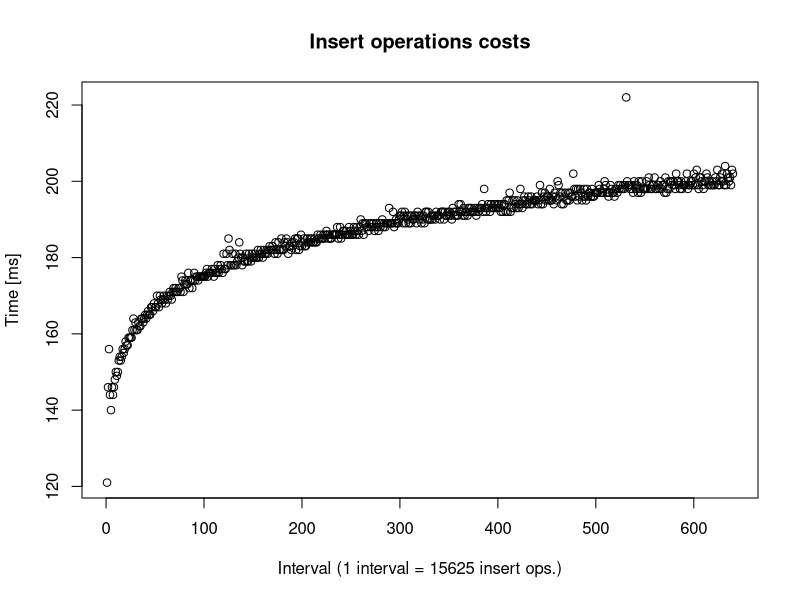
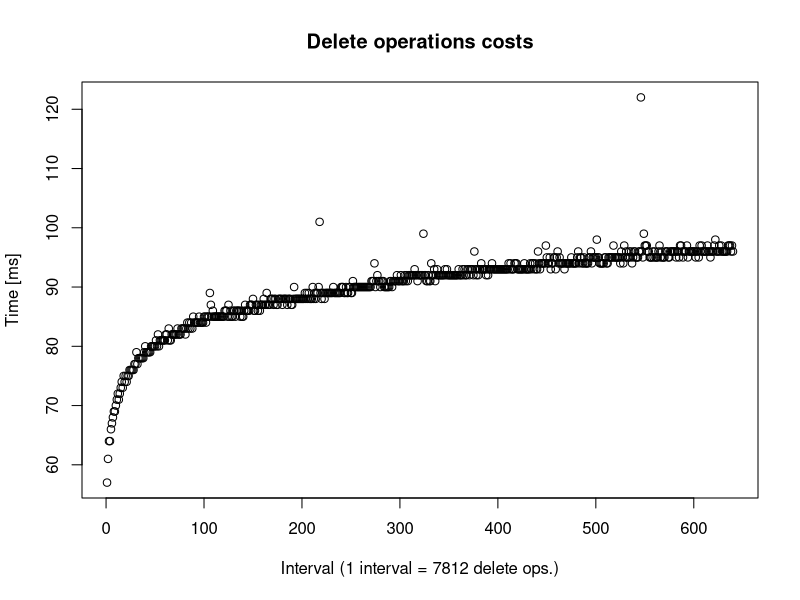

Generate these figures, in order, with R:
insertTimes <- c(121,146,156,144,140,146,144,146,148,150,149,150,153,154,153,154,156,155,156,158,157,157,159,159,159,159,161,164,161,163,161,161,163,162,162,164,164,163,164,165,164,165,166,165,165,167,167,166,168,167,167,170,168,167,170,169,168,169,170,169,168,170,169,170,171,170,169,171,172,171,172,171,171,172,172,171,175,174,171,173,174,173,173,176,172,174,174,172,174,176,174,175,175,174,175,175,175,175,175,175,175,176,177,175,176,176,176,177,176,175,177,176,176,178,176,177,178,177,176,181,177,177,181,178,185,182,178,178,181,178,178,181,178,179,180,184,181,180,178,180,179,179,181,179,179,181,180,179,181,180,180,181,180,180,182,180,181,182,181,180,182,181,181,182,181,182,183,182,182,183,182,181,184,182,181,184,182,182,185,182,182,184,183,185,184,181,183,183,182,184,183,184,185,182,185,185,182,183,186,183,184,185,183,183,185,184,184,185,184,185,184,184,185,184,184,186,185,185,186,185,185,186,185,186,187,186,185,186,185,185,186,186,186,186,186,188,185,186,188,185,186,187,187,186,187,186,186,188,186,187,186,186,188,187,186,188,187,186,188,190,187,189,186,189,189,188,188,187,189,188,189,188,189,187,188,189,188,187,189,188,189,190,188,189,188,189,189,189,193,189,189,189,192,188,189,190,189,189,190,191,191,192,189,191,192,189,191,190,189,191,189,191,190,190,191,191,189,192,191,190,191,189,190,191,189,192,192,190,192,190,190,191,190,191,191,190,192,191,191,191,190,192,192,192,190,192,191,191,192,191,192,191,190,193,192,191,192,191,191,194,192,194,192,191,193,191,192,192,191,193,193,192,193,192,192,193,192,191,193,192,193,193,193,194,192,198,193,192,193,194,193,192,194,193,193,194,194,193,194,193,194,193,192,194,192,194,194,192,195,192,195,197,192,193,195,193,195,194,193,195,193,194,198,194,193,195,196,195,194,194,196,195,194,196,194,195,195,195,195,196,194,195,199,194,197,194,196,197,195,196,196,195,198,195,195,196,194,197,196,195,200,199,196,197,194,197,194,196,197,195,195,197,195,197,196,196,202,198,196,198,195,198,196,198,197,195,196,198,196,195,198,196,197,197,196,198,196,196,197,197,197,197,199,198,197,197,197,198,200,199,197,197,196,197,199,198,197,197,196,198,198,197,199,198,199,198,198,199,198,199,222,200,199,199,198,199,198,197,200,199,198,199,197,200,198,197,200,198,198,198,198,200,198,201,199,198,198,199,199,201,198,198,199,199,198,200,198,199,199,197,201,197,198,200,198,200,200,199,200,199,198,202,200,200,199,198,200,198,199,199,199,200,202,198,199,199,200,200,199,202,199,201,203,199,198,201,201,200,199,198,200,200,202,201,199,200,199,199,200,199,199,201,200,203,199,199,201,200,202,200,199,204,199,202,201,200,201,199,203,202)
deleteTimes <- c(57,61,64,64,66,67,68,69,69,70,71,72,71,72,73,74,73,75,74,75,74,75,75,76,76,76,76,76,77,77,79,77,78,78,78,78,78,78,79,80,79,79,79,79,79,80,80,80,80,80,81,80,82,80,81,81,81,81,81,81,82,82,81,83,81,81,82,82,82,82,82,82,83,82,82,82,83,83,83,83,82,83,84,83,84,83,84,83,85,84,84,84,84,84,85,84,84,84,84,85,85,84,85,85,85,89,87,85,86,85,85,85,85,85,85,85,85,85,85,85,86,86,86,85,87,85,86,85,85,86,86,85,86,86,86,86,85,86,85,85,86,87,86,86,86,86,87,87,87,88,86,86,87,87,86,87,86,87,87,87,88,87,87,89,87,87,87,88,88,88,87,88,88,87,87,88,88,88,88,87,88,88,88,88,87,88,88,88,87,87,88,90,88,88,88,88,88,88,88,88,88,88,89,88,89,88,89,88,88,88,90,88,89,88,89,89,90,101,89,88,89,89,88,89,89,89,89,89,89,89,89,90,89,89,89,89,89,89,89,90,90,90,89,89,90,89,89,90,90,89,89,91,90,90,90,90,90,90,90,90,90,90,90,90,90,90,90,90,90,90,91,91,91,94,90,91,92,91,91,90,91,91,91,90,90,90,90,90,90,91,91,90,91,91,91,91,92,91,91,91,92,91,91,91,92,91,92,91,92,92,92,92,92,92,93,92,92,91,92,92,92,92,92,99,92,92,91,91,92,91,91,94,92,92,93,91,92,93,92,92,92,92,92,92,92,93,92,93,92,92,92,92,92,92,92,92,92,92,92,93,92,92,92,93,92,93,92,92,93,93,92,93,93,93,92,96,93,92,93,92,93,93,94,93,93,93,93,92,93,92,93,93,93,94,93,93,93,93,93,93,93,93,93,93,93,93,93,93,93,93,94,93,94,93,93,93,94,94,94,93,93,93,93,93,93,93,94,93,93,93,93,93,94,93,94,94,93,94,93,93,96,94,93,94,94,94,94,94,97,95,94,94,95,93,94,94,95,95,93,95,96,94,95,94,94,94,94,93,94,94,94,94,94,94,95,94,94,94,94,94,95,96,94,95,95,94,94,95,94,94,94,94,95,95,96,94,95,95,95,95,98,95,95,94,94,94,94,94,95,95,94,94,95,95,95,95,95,97,95,95,95,95,95,95,94,96,95,94,97,95,96,95,95,96,95,96,94,95,96,96,95,95,95,96,96,122,96,95,99,97,97,97,96,96,95,95,95,96,95,96,95,95,95,96,97,95,96,95,95,95,96,96,96,95,95,96,96,96,96,96,96,95,96,96,95,97,97,96,95,96,96,96,97,95,96,96,96,96,96,96,96,95,96,96,95,97,96,97,96,96,96,96,96,97,96,96,95,96,96,96,97,98,96,96,96,97,96,97,96,96,96,96,96,96,97,97,97,96,97,96)

length(insertTimes)
length(deleteTimes)

plot(insertTimes, main = "Insert operations costs", xlab = "Interval (1 interval = 15625 insert ops.)", ylab = "Time [ms]")
plot(deleteTimes, main = "Delete operations costs", xlab = "Interval (1 interval = 7812 delete ops.)", ylab = "Time [ms]")
